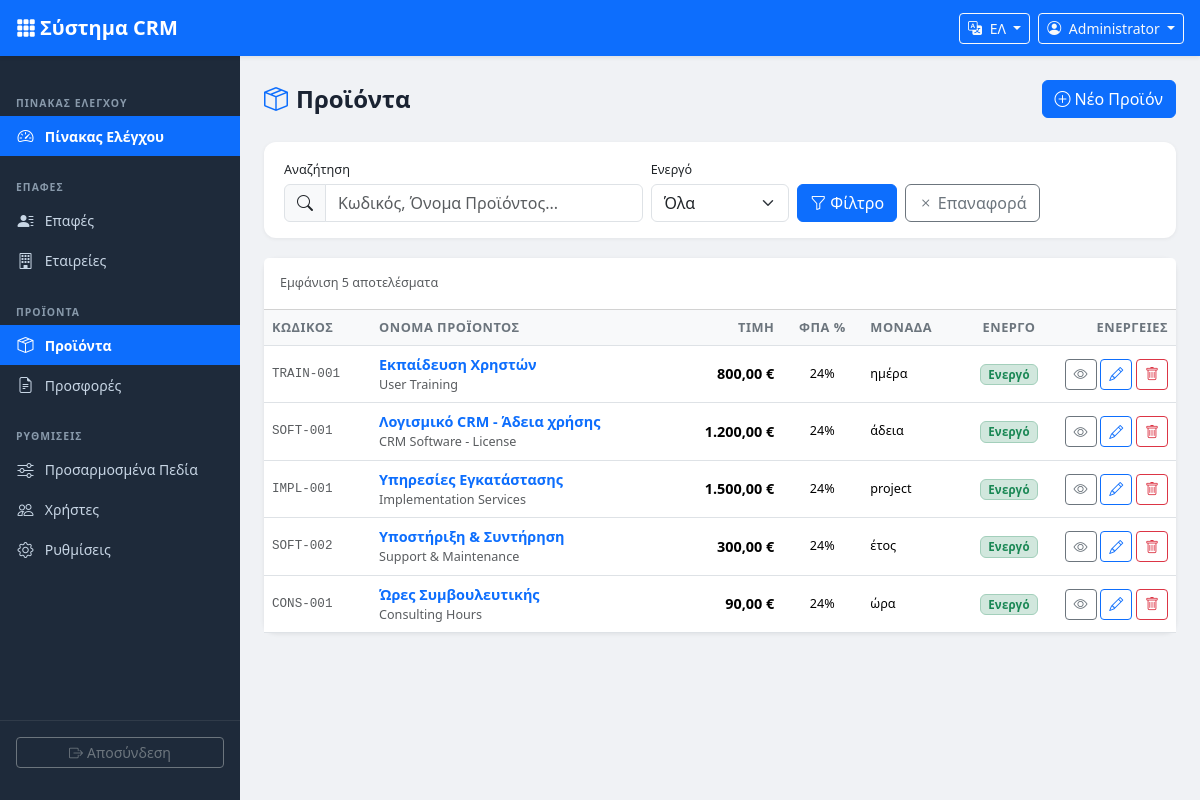
The page /products/index.php (signed in) on the database its author committed.
### tables this page shows
CREATE TABLE IF NOT EXISTS products (
    id INT UNSIGNED AUTO_INCREMENT PRIMARY KEY,
    code VARCHAR(50) DEFAULT NULL,
    name_el VARCHAR(200) NOT NULL,
    name_en VARCHAR(200) NOT NULL,
    description_el TEXT DEFAULT NULL,
    description_en TEXT DEFAULT NULL,
    price DECIMAL(10,2) NOT NULL DEFAULT 0.00,
    unit VARCHAR(30) DEFAULT 'τεμ.',
    vat_rate DECIMAL(5,2) NOT NULL DEFAULT 24.00,
    active TINYINT(1) NOT NULL DEFAULT 1,
    created_by INT UNSIGNED DEFAULT NULL,
    created_at TIMESTAMP DEFAULT CURRENT_TIMESTAMP,
    updated_at TIMESTAMP DEFAULT CURRENT_TIMESTAMP ON UPDATE CURRENT_TIMESTAMP,
    FOREIGN KEY (created_by) REFERENCES users(id) ON DELETE SET NULL
);

CREATE TABLE IF NOT EXISTS settings (
    id INT UNSIGNED AUTO_INCREMENT PRIMARY KEY,
    setting_key VARCHAR(50) NOT NULL UNIQUE,
    setting_value TEXT DEFAULT NULL,
    updated_at TIMESTAMP DEFAULT CURRENT_TIMESTAMP ON UPDATE CURRENT_TIMESTAMP
);

### includes/functions.php (called while the page is built, shortened)
<?php
require_once __DIR__ . '/db.php';
function getLang(): array {
    static $lang = null;
    if ($lang !== null) return $lang;
    $code = $_SESSION['user_lang'] ?? DEFAULT_LANG;
    $file = __DIR__ . '/../lang/' . $code . '.php';
    $lang = require $file;
    return $lang;
}
function t(string $key, string $fallback = ''): string {
    $lang = getLang();
    return $lang[$key] ?? ($fallback ?: $key);
}
function e(mixed $val): string {
    return htmlspecialchars((string)$val, ENT_QUOTES | ENT_SUBSTITUTE, 'UTF-8');
}
function formatMoney(mixed $amount): string {
    return number_format((float)$amount, 2, ',', '.') . ' ' . getSetting('currency_symbol', '€');
}
function paginate(string $countSql, string $dataSql, array $params, int $page = 1, int $perPage = 20): array {
    $db = getDB();
    $page    = max(1, $page);
    $perPage = max(1, $perPage);
    $stmtCount = $db->prepare($countSql);
    $stmtCount->execute($params);
    $total = (int)$stmtCount->fetchColumn();
    $pages  = $total > 0 ? (int)ceil($total / $perPage) : 1;
    $page   = min($page, $pages);
    $offset = ($page - 1) * $perPage;
    $stmtData = $db->prepare($dataSql . ' LIMIT ' . $perPage . ' OFFSET ' . $offset);
    $stmtData->execute($params);
    $data = $stmtData->fetchAll();
    return [
        'data'     => $data,
        'total'    => $total,
        'pages'    => $pages,
        'current'  => $page,
        'per_page' => $perPage,
    ];
}
function strParam(string $key, string $source = 'get', string $default = ''): string {
    $arr = $source === 'post' ? $_POST : $_GET;
    return isset($arr[$key]) ? trim((string)$arr[$key]) : $default;
}

### includes/db.php (called while the page is built, shortened)
<?php
function getDB(): PDO {
    static $pdo = null;
    if ($pdo === null) {
        try {
            $dsn = 'mysql:host=' . DB_HOST . ';port=' . DB_PORT . ';dbname=' . DB_NAME . ';charset=' . DB_CHARSET;
            $options = [
                PDO::ATTR_ERRMODE            => PDO::ERRMODE_EXCEPTION,
                PDO::ATTR_DEFAULT_FETCH_MODE => PDO::FETCH_ASSOC,
                PDO::ATTR_EMULATE_PREPARES   => false,
                PDO::MYSQL_ATTR_INIT_COMMAND => "SET NAMES utf8mb4 COLLATE utf8mb4_unicode_ci"
            ];
            $pdo = new PDO($dsn, DB_USER, DB_PASS, $options);
        } catch (PDOException $e) {
            die('<div style="font-family:sans-serif;padding:20px;color:red;"><h2>Database Connection Error</h2><p>' . htmlspecialchars($e->getMessage()) . '</p><p>Please check your config.php settings.</p></div>');
        }
    }
    return $pdo;
}
function getSetting(string $key, string $default = ''): string {
    try {
        $db = getDB();
        $stmt = $db->prepare('SELECT setting_value FROM settings WHERE setting_key = ?');
        $stmt->execute([$key]);
        $row = $stmt->fetch();
        return ($row !== false && $row['setting_value'] !== null) ? $row['setting_value'] : $default;
    } catch (Exception $e) {
        return $default;
    }
}

### products/index.php (the view, shortened to what this page needs)
<?php
require_once __DIR__ . '/../includes/header.php';
$perPage = (int)getSetting('items_per_page', '20');
$page    = max(1, intParam('page'));
$search  = strParam('q');
$where  = 'WHERE 1=1';
$params = [];
$countSql = "SELECT COUNT(*) FROM products $where";
$dataSql  = "SELECT * FROM products $where ORDER BY name_el ASC";
$pager = paginate($countSql, $dataSql, $params, $page, $perPage);
$langKey = ($_SESSION['user_lang'] ?? DEFAULT_LANG) === 'en' ? 'name_en' : 'name_el';
?>
<div class="page-header">
    <h1><i class="bi bi-box-seam me-2 text-primary"></i><?= e(t('products')) ?></h1>
    <a href="<?= APP_URL ?>/products/add.php" class="btn btn-primary">
        <i class="bi bi-plus-circle me-1"></i><?= e(t('add_product')) ?>
    </a>
</div>
<div class="search-bar">
    <form method="get" action="" class="row g-2 align-items-end">
        <div class="col-md-5">
            <label class="form-label small mb-1"><?= e(t('search')) ?></label>
            <div class="input-group">
                <span class="input-group-text"><i class="bi bi-search"></i></span>
                <input type="text" class="form-control" name="q" value="<?= e($search) ?>"
                       placeholder="<?= e(t('product_code')) ?>, <?= e(t('product_name')) ?>...">
            </div>
        </div>
        <div class="col-md-2">
            <label class="form-label small mb-1"><?= e(t('active')) ?></label>
            <select class="form-select" name="active">
                <option value=""><?= e(t('all')) ?></option>
            </select>
        </div>
        <div class="col-auto">
            <button type="submit" class="btn btn-primary"><i class="bi bi-funnel me-1"></i><?= e(t('filter')) ?></button>
            <a href="<?= APP_URL ?>/products/index.php" class="btn btn-outline-secondary ms-1"><i class="bi bi-x me-1"></i><?= e(t('reset')) ?></a>
        </div>
    </form>
</div>
<div class="card card-shadow">
    <div class="card-header bg-white d-flex align-items-center justify-content-between py-3">
        <span class="small text-muted"><?= e(t('showing')) ?> <?= $pager['total'] ?> <?= e(t('results')) ?></span>
    </div>
    <div class="table-responsive">
        <table class="table table-hover table-crm mb-0">
            <thead>
                <tr>
                    <th><?= e(t('product_code')) ?></th>
                    <th><?= e(t('product_name')) ?></th>
                    <th class="text-end"><?= e(t('price')) ?></th>
                    <th class="text-center"><?= e(t('vat_rate')) ?></th>
                    <th><?= e(t('unit')) ?></th>
                    <th class="text-center"><?= e(t('active')) ?></th>
                    <th class="action-col"><?= e(t('actions')) ?></th>
                </tr>
            </thead>
            <tbody>
            <?php if (empty($pager['data'])): ?>
            <tr><td colspan="7" class="text-center text-muted py-4"><?= e(t('no_results')) ?></td></tr>
            <?php else: ?>
            <?php foreach ($pager['data'] as $row): ?>
            <tr>
                <td class="small text-muted font-monospace"><?= e($row['code'] ?: '—') ?></td>
                <td>
                    <a href="<?= APP_URL ?>/products/view.php?id=<?= $row['id'] ?>" class="fw-semibold text-decoration-none">
                        <?= e($row[$langKey]) ?>
                    </a>
                    <?php if ($row[$langKey] !== $row[$langKey === 'name_en' ? 'name_el' : 'name_en']): ?>
                    <small class="text-muted d-block"><?= e($row[$langKey === 'name_en' ? 'name_el' : 'name_en']) ?></small>
                    <?php endif; ?>
                </td>
                <td class="text-end fw-semibold"><?= formatMoney($row['price']) ?></td>
                <td class="text-center small"><?= number_format($row['vat_rate'], 0) ?>%</td>
                <td class="small"><?= e($row['unit'] ?: '—') ?></td>
                <td class="text-center">
                    <?php if ($row['active']): ?>
                    <span class="badge bg-success-subtle text-success border border-success-subtle"><?= e(t('active')) ?></span>
                    <?php else: ?>
                    <span class="badge bg-secondary-subtle text-secondary border border-secondary-subtle"><?= e(t('inactive')) ?></span>
                    <?php endif; ?>
                </td>
                <td class="action-col">
                    <a href="<?= APP_URL ?>/products/view.php?id=<?= $row['id'] ?>" class="btn btn-sm btn-outline-secondary"><i class="bi bi-eye"></i></a>
                    <a href="<?= APP_URL ?>/products/edit.php?id=<?= $row['id'] ?>" class="btn btn-sm btn-outline-primary"><i class="bi bi-pencil"></i></a>
                    <a href="<?= APP_URL ?>/products/delete.php?id=<?= $row['id'] ?>" class="btn btn-sm btn-outline-danger"
                       data-confirm="<?= e(t('confirm_delete')) ?>"><i class="bi bi-trash"></i></a>
                </td>
            </tr>
            <?php endforeach; ?>
            <?php endif; ?>
            </tbody>
        </table>
    </div>
</div>
<?php require_once __DIR__ . '/../includes/footer.php'; ?>

### assets/css/style.css (style rules this page uses)
:root { --sidebar-width: 240px; --navbar-height: 56px; --sidebar-bg: #1e2a3a; --sidebar-hover: #2d3f55; --sidebar-active: #0d6efd; --sidebar-text: #c8d6e5; --sidebar-section: #8899aa; }
body.crm-body { background-color: #f0f2f5; font-family: 'Segoe UI', system-ui, -apple-system, sans-serif; font-size: 0.9rem; }
.page-header { display: flex; align-items: center; justify-content: space-between; margin-bottom: 1.5rem; flex-wrap: wrap; gap: 0.75rem; }
.page-header h1 { font-size: 1.5rem; font-weight: 700; color: #1a2332; margin: 0; }
.table-crm th { background-color: #f8f9fa; font-size: 0.8rem; font-weight: 600; text-transform: uppercase; letter-spacing: 0.04em; color: #6c757d; white-space: nowrap; border-top: none; }
.table-crm td { vertical-align: middle; }
.table-crm .action-col { width: 100px; text-align: right; white-space: nowrap; }
.badge { font-size: 0.72rem; font-weight: 600; letter-spacing: 0.02em; padding: 0.35em 0.65em; }
.search-bar { background: #fff; border-radius: 12px; padding: 1rem 1.25rem; margin-bottom: 1.25rem; box-shadow: 0 1px 4px rgba(0,0,0,0.06); }
.card-shadow { border: none; box-shadow: 0 1px 4px rgba(0,0,0,0.08); border-radius: 12px; }

### rows shown on the page
products: code "TRAIN-001", name_el "Εκπαίδευση Χρηστών", name_en "User Training", price.setting_value "800,00 €", vat_rate "24", unit "ημέρα"
products: code "SOFT-001", name_el "Λογισμικό CRM - Άδεια χρήσης", name_en "CRM Software - License", price.setting_value "1.200,00 €", vat_rate "24", unit "άδεια"
products: code "IMPL-001", name_el "Υπηρεσίες Εγκατάστασης", name_en "Implementation Services", price.setting_value "1.500,00 €", vat_rate "24", unit "project"
products: code "SOFT-002", name_el "Υποστήριξη & Συντήρηση", name_en "Support & Maintenance", price.setting_value "300,00 €", vat_rate "24", unit "έτος"
products: code "CONS-001", name_el "Ώρες Συμβουλευτικής", name_en "Consulting Hours", price.setting_value "90,00 €", vat_rate "24", unit "ώρα"

### other values the page prints
t('app_name') "Σύστημα CRM"
$currentUser['name'] "Administrator"
t('dashboard') "ΠΊΝΑΚΑΣ ΕΛΈΓΧΟΥ"
t('dashboard') "Πίνακας Ελέγχου"
t('contacts') "ΕΠΑΦΈΣ"
t('contacts') "Επαφές"
t('companies') "Εταιρείες"
t('products') "ΠΡΟΪΌΝΤΑ"
t('products') "Προϊόντα"
t('offers') "Προσφορές"
t('settings') "ΡΥΘΜΊΣΕΙΣ"
t('custom_fields') "Προσαρμοσμένα Πεδία"
t('users') "Χρήστες"
t('settings') "Ρυθμίσεις"
t('logout') "Αποσύνδεση"
